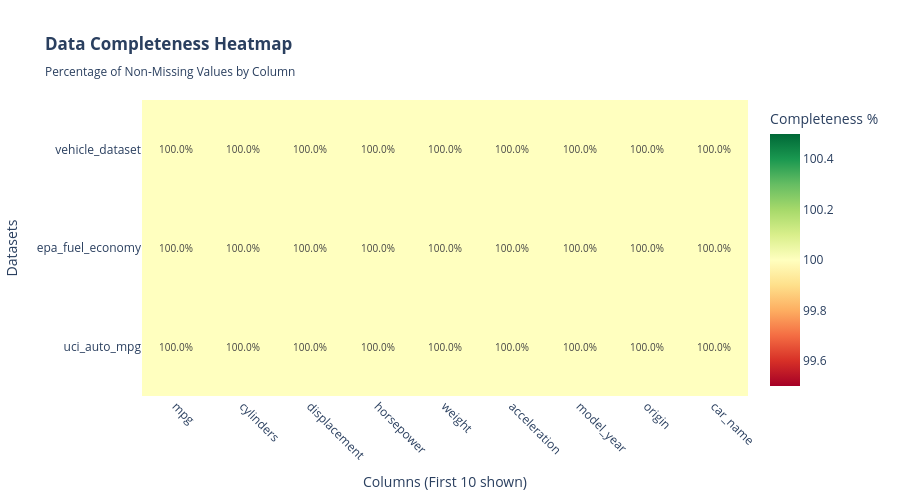

The code cell stored with this chart in its notebook:
### Code cell
# Dashboard Component 7: Data Completeness Heatmap
print("📊 Dashboard Component 7: Data Completeness Heatmap")
print("-" * 50)

fig7 = go.Figure()

# Calculate completeness matrix
completeness_matrix = []
all_columns = []

for name in dataset_names:
    df = treated_datasets[name]
    completeness = [(1 - df[col].isnull().sum() / len(df)) * 100 for col in df.columns]
    completeness_matrix.append(completeness)
    if not all_columns:  # Use columns from first dataset
        all_columns = list(df.columns)

# Limit to first 10 columns for readability
display_columns = all_columns[:10] if len(all_columns) > 10 else all_columns
display_matrix = [row[:10] if len(row) > 10 else row for row in completeness_matrix]

# Create heatmap
fig7.add_trace(go.Heatmap(
    z=display_matrix,
    x=display_columns,
    y=dataset_names,
    colorscale='RdYlGn',
    colorbar=dict(title="Completeness %"),
    text=[[f"{val:.1f}%" for val in row] for row in display_matrix],
    texttemplate="%{text}",
    textfont={"size": 10},
    hoverongaps=False,
    hovertemplate='<b>Dataset:</b> %{y}<br>' +
                  '<b>Column:</b> %{x}<br>' +
                  '<b>Completeness:</b> %{z:.1f}%<br>' +
                  '<extra></extra>'
))

fig7.update_layout(
    title="<b>Data Completeness Heatmap</b><br><sub>Percentage of Non-Missing Values by Column</sub>",
    xaxis_title="Columns (First 10 shown)",
    yaxis_title="Datasets",
    height=500,
    xaxis=dict(tickangle=45, gridcolor='lightgray', linecolor='black'),
    yaxis=dict(gridcolor='lightgray', linecolor='black'),
    plot_bgcolor='white',
    paper_bgcolor='white',
    font=dict(color='black', size=12),
    title_font=dict(size=16, color='black')
)

fig7.show()

print("✓ Data completeness heatmap displayed")
print(f"✓ Showing first {len(display_columns)} columns for readability")
print("✓ Green = 100% complete, Yellow = Partial, Red = High missing values")
avg_completeness = sum([sum(row) for row in display_matrix]) / (len(display_matrix) * len(display_columns))
print(f"✓ Average completeness: {avg_completeness:.1f}%")

### Figure 1 — Plotly figure (JSON) as saved in the notebook; plotly's stock layout.template omitted (floating-point values rounded to 4 significant figures)
{"data": [{"colorbar": {"title": {"text": "Completeness %"}}, "colorscale": [[0, "rgb(165,0,38)"], [0.1, "rgb(215,48,39)"], [0.2, "rgb(244,109,67)"], [0.3, "rgb(253,174,97)"], [0.4, "rgb(254,224,139)"], [0.5, "rgb(255,255,191)"], [0.6, "rgb(217,239,139)"], [0.7, "rgb(166,217,106)"], [0.8, "rgb(102,189,99)"], [0.9, "rgb(26,152,80)"], [1, "rgb(0,104,55)"]], "hoverongaps": false, "hovertemplate": "<b>Dataset:</b> %{y}<br><b>Column:</b> %{x}<br><b>Completeness:</b> %{z:.1f}%<br><extra></extra>", "text": [["100.0%", "100.0%", "100.0%", "100.0%", "100.0%", "100.0%", "100.0%", "100.0%", "100.0%"], ["100.0%", "100.0%", "100.0%", "100.0%", "100.0%", "100.0%", "100.0%", "100.0%", "100.0%", "100.0%"], ["100.0%", "100.0%", "100.0%", "100.0%", "100.0%", "100.0%", "100.0%", "100.0%", "100.0%"]], "textfont": {"size": 10}, "texttemplate": "%{text}", "type": "heatmap", "x": ["mpg", "cylinders", "displacement", "horsepower", "weight", "acceleration", "model_year", "origin", "car_name"], "y": ["uci_auto_mpg", "epa_fuel_economy", "vehicle_dataset"], "z": [[100, 100, 100, 100, 100, 100, 100, 100, 100], [100, 100, 100, 100, 100, 100, 100, 100, 100, 100], [100, 100, 100, 100, 100, 100, 100, 100, 100]]}], "layout": {"height": 500, "paper_bgcolor": "rgba(0,0,0,0)", "plot_bgcolor": "rgba(0,0,0,0)", "title": {"text": "<b>Data Completeness Heatmap</b><br><sub>Percentage of Non-Missing Values by Column</sub>"}, "xaxis": {"tickangle": 45, "title": {"text": "Columns (First 10 shown)"}}, "yaxis": {"title": {"text": "Datasets"}}}}
